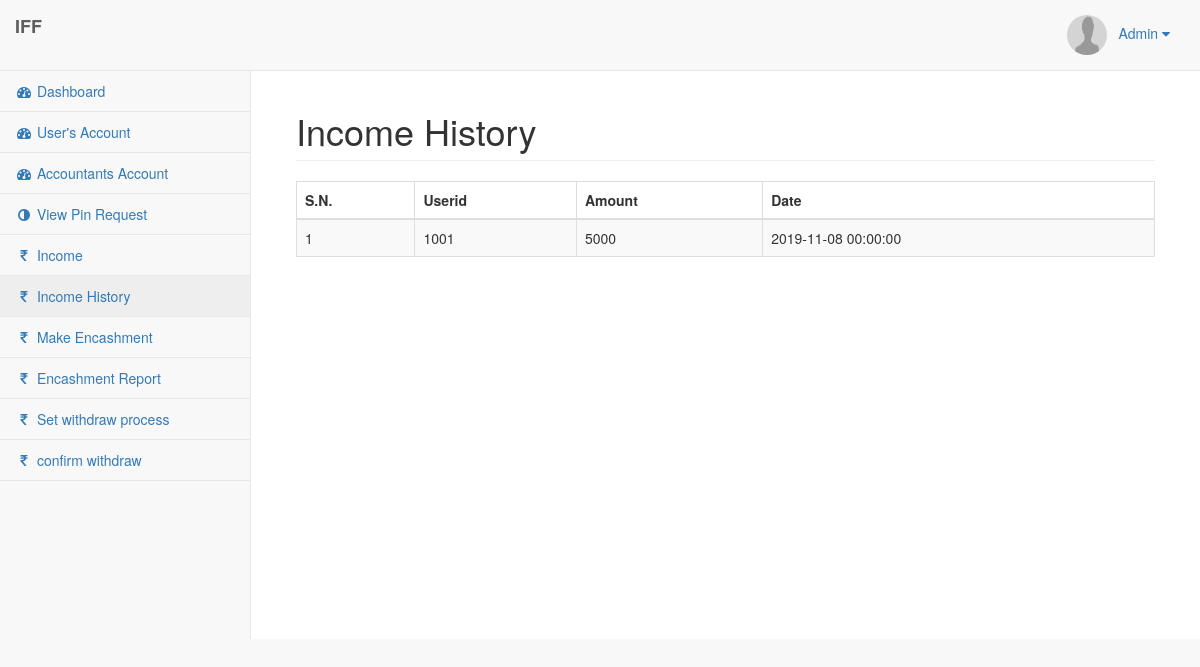
The app's page /admin/income-history.php (signed in) with its own data.
### tables this page shows
CREATE TABLE `income_received` (
  `id` int(11) NOT NULL,
  `userident` int(11) NOT NULL,
  `amount` int(11) NOT NULL,
  `created_at` datetime NOT NULL DEFAULT CURRENT_TIMESTAMP,
  `updated_at` datetime NOT NULL DEFAULT CURRENT_TIMESTAMP
);

### admin/income-history.php (the view, shortened to what this page needs)
<?php
require 'php-includes/connect.php';
$userident = $_SESSION['userident'];
?>
<!DOCTYPE html>
<html lang="en">
<head>
    <link href="vendor/bootstrap/css/bootstrap.min.css" rel="stylesheet">
    <link href="vendor/metisMenu/metisMenu.min.css" rel="stylesheet">
    <link href="dist/css/sb-admin-2.css" rel="stylesheet">
    <link href="vendor/font-awesome/css/font-awesome.min.css" rel="stylesheet" type="text/css">
</head>
<body>
    <div id="wrapper">
        <?php include 'php-includes/menu.php'; ?>
        <div id="page-wrapper">
            <div class="container-fluid">
                <div class="row">
                    <div class="col-lg-12">
                        <h1 class="page-header">Income History</h1>
                    </div>
                </div>
                <div class="row">
                    <div class="col-lg-12">
                        <div class="table-responsive">
                            <table class="table table-bordered table-striped">
                                <thead>
                                    <tr>
                                        <th>S.N.</th>
                                        <th>Userid</th>
                                        <th>Amount</th>
                                        <th>Date</th>
                                    </tr>
                                </thead>
                                <tbody>
                                    <?php
                                    $query = mysqli_query($con, 'select * from income_received order by id desc');
                                    if (mysqli_num_rows($query) > 0) {
                                        $i = 1;
                                        while ($row = mysqli_fetch_array($query)) {
                                            ?>
                                    <tr>
                                        <td><?php echo $i; ?></td>
                                        <td><?php echo $row['userident']; ?></td>
                                        <td><?php echo $row['amount']; ?></td>
                                        <td><?php echo $row['created_at']; ?></td>
                                    </tr>
                                    <?php
                                            ++$i;
                                        }
                                    } else {
                                        ?>
                                    <tr>
                                        <td colspan="5">No user exist</td>
                                    </tr>
                                    <?php
                                    }
                                ?>
                                </tbody>
                            </table>
                        </div>
                    </div>
                </div>
            </div>
        </div>
    </div>
</body>
</html>

### admin/php-includes/menu.php (shortened to what this page needs)
<?php
include('php-includes/connect.php');
$query = mysqli_query($con,"select * from admin where userident='$userident'");
$result = mysqli_fetch_array($query);
?>
<nav class="navbar navbar-default navbar-static-top" role="navigation" style="margin-bottom: 0">
            <div class="navbar-header">
                <a class="navbar-brand" href="#"><b>IFF</b></a>
            </div>
            <ul class="nav navbar-top-links navbar-right">
                <li class="dropdown">
                    <a class="dropdown-toggle" data-toggle="dropdown" href="#">
                    <img src="../uploads/<?php echo  $result['picture']; ?>" class="user-image" alt="User Image" style="border-radius: 50%;" width="40px" height="40px"></i>&nbsp;&nbsp;&nbsp;<?php echo $result['Names']?> <i class="fa fa-caret-down"></i>
                    </a>
                </li>
            </ul>
            <br/>
            <div class="navbar-default sidebar" role="navigation">
                <div class="sidebar-nav navbar-collapse">
                    <ul class="nav" id="side-menu">
                        <li>
                            <a href="home.php"><i class="fa fa-dashboard fa-fw"></i> Dashboard</a>
                        </li>
                        <li>
                            <a href="users.php"><i class="fa fa-dashboard fa-fw"></i> User's Account</a>
                        </li>
                        <li>
                            <a href="accountant.php"><i class="fa fa-dashboard fa-fw"></i> Accountants Account</a>
                        </li>
                        <li>
                            <a href="view-pin-request.php"><i class="fa fa-adjust fa-fw"></i> View Pin Request</a>
                        </li>
                        <li>
                            <a href="income.php"><i class="fa fa-rupee fa-fw"></i> Income</a>
                        </li>
                        <li>
                            <a href="income-history.php"><i class="fa fa-rupee fa-fw"></i> Income History</a>
                        </li>
                        <li>
                            <a href="payment.php"><i class="fa fa-rupee fa-fw"></i> Make Encashment</a>
                        </li>
                        <li>
                            <a href="report.php"><i class="fa fa-rupee fa-fw"></i> Encashment Report</a>
                        </li>
                        <li>
                            <a href="set.php"><i class="fa fa-rupee fa-fw"></i> Set withdraw process</a>
                        </li>
                         <li>
                            <a href="withdraw.php"><i class="fa fa-rupee fa-fw"></i> confirm withdraw</a>
                        </li>
                    </ul>
                </div>
            </div>
        </nav>

### records on screen
income_received: userident "1001", amount "5000", created_at "2019-11-08 00:00:00"

### other values on screen
$result['Names'] "Admin"
